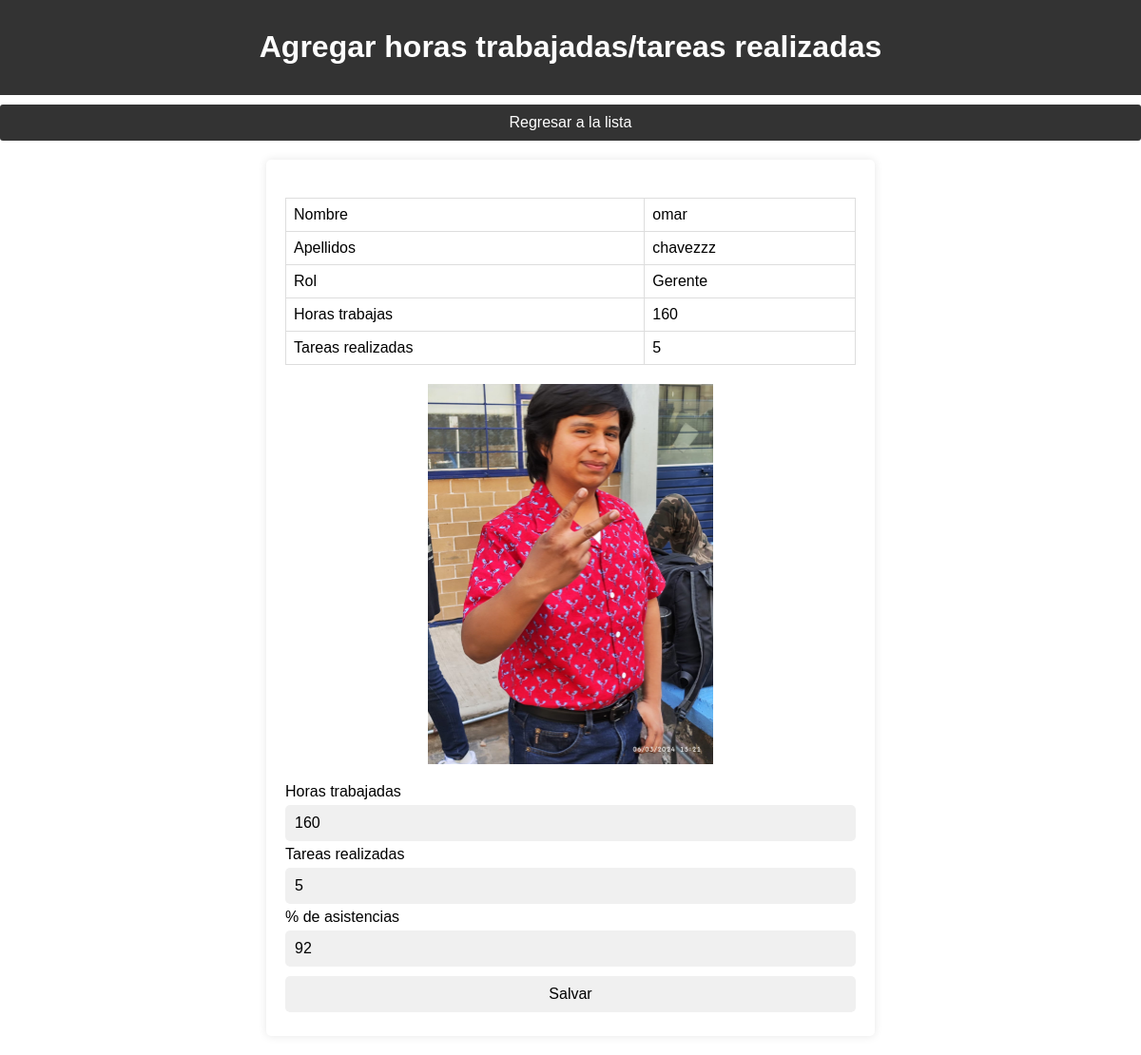
/empleado_rendimiento.php?id=1 (signed in), run on the app's committed database.
### tables this page shows
CREATE TABLE `empleados` (
  `id` int(11) NOT NULL,
  `nombre` varchar(128) NOT NULL,
  `apellidos` varchar(128) NOT NULL,
  `correo` varchar(128) NOT NULL,
  `pass` varchar(32) NOT NULL,
  `rol` int(1) NOT NULL,
  `archivo_n` varchar(255) NOT NULL,
  `archivo` varchar(128) NOT NULL,
  `status` int(1) NOT NULL DEFAULT 1,
  `eliminado` int(1) NOT NULL DEFAULT 0,
  `tareas_realizadas` int(1) NOT NULL,
  `horas_trabajadas` int(1) NOT NULL,
  `asistenciaPorcentaje` int(11) NOT NULL
);

### empleado_rendimiento.php (the view, shortened to what this page needs)
<!DOCTYPE html>
<html lang="es">
<head>
</head>
<body>
    <?php
    $con = conecta();
    if (isset($_REQUEST['id'])) {
        $id = $_REQUEST['id'];
        $sql = "SELECT * FROM empleados WHERE id = $id";
        $res = $con->query($sql);
        if ($res && $res->num_rows > 0) {
            $row = $res->fetch_assoc();
            $nombre = $row["nombre"];
            $apellidos = $row["apellidos"];
            $rol = $row["rol"] == '1' ? 'Gerente' : 'Ejecutivo';
            $archivo = $row["archivo"];
            $tareas_realizadas = $row["tareas_realizadas"];
            $horas_trabajadas = $row["horas_trabajadas"];
            $asistenciaPorcentaje=$row['asistenciaPorcentaje'];
            echo "<header>
                    <h1>Agregar horas trabajadas/tareas realizadas</h1>
                  </header>";
            echo "<div>";
            echo "<a href='empleados_lista.php' style='display: block; text-align: center; text-decoration: none; color: white; background-color: #333; border: none; padding: 10px 20px; margin-top: 10px; cursor: pointer; border-radius: 3px;'>Regresar a la lista</a>";
            echo "</div>";
            echo "<form action='empleados_actualizar_rendimiento.php' method='post'>";
            echo "<table>";
            echo "<tr>";
            echo "<td>Nombre</td>";
            echo "<td>$nombre</td>";
            echo "</tr>";
            echo "<tr>";
            echo "<td>Apellidos</td>";
            echo "<td>$apellidos</td>";
            echo "</tr>";
            echo "<tr>";
            echo "<td>Rol</td>";
            echo "<td>$rol</td>";
            echo "</tr>";
            echo "<tr>";
            echo "<td>Horas trabajas</td>";
            echo "<td>$horas_trabajadas</td>";
            echo "</tr>";
            echo "<tr>";
            echo "<td>Tareas realizadas</td>";
            echo "<td>$tareas_realizadas</td>";
            echo "</tr>";
            echo "</table>";
            echo "<img src='archivos/$archivo' alt='Imagen del empleado' style='width: 300px; height: auto;'>";
            echo "<label for='horas_trabajadas'>Horas trabajadas</label>";
            echo "<input type='text' name='horas_trabajadas' id='horas_trabajadas' value='$horas_trabajadas' /><br>";
            echo "<label for='tareas_realizadas'>Tareas realizadas</label>";
            echo "<input type='text' name='tareas_realizadas' id='tareas_realizadas' value='$tareas_realizadas' /><br>";
            echo "<label for='asistenciaPorcentaje'>% de asistencias</label>";
            echo "<input type='text' name='asistenciaPorcentaje' id='asistenciaPorcentaje' value='$asistenciaPorcentaje' /><br>";
            echo "<input type='submit' value='Salvar'/>";
            echo "</form>";
        } else {
            echo "Empleado no encontrado.";
        }
    } else {
        echo "ID de empleado no especificado.";
    }
    ?>
</body>
</html>

### empleado_rendimiento.php (style rules this page uses)
body { font-family: Arial, sans-serif; margin: 0; padding: 0; }
input[type="text"], input[type="submit"] { width: 100%; padding: 10px; margin: 5px 0; box-sizing: border-box; border: none; border-radius: 5px; background-color: #f0f0f0; font-size: 16px; }
header { background-color: #333; color: white; padding: 10px 0; text-align: center; }
form { margin: 20px auto; padding: 20px; background-color: white; max-width: 600px; border-radius: 5px; box-shadow: 0 0 10px rgba(0, 0, 0, 0.1); }
table { width: 100%; margin-top: 20px; border-collapse: collapse; }
table, th, td { border: 1px solid #ddd; padding: 8px; text-align: left; }
img { display: block; margin: 20px auto; max-width: 100%; height: auto; }

### data on the page
empleados: nombre "omar", apellidos "chavezzz", rol "Gerente", horas_trabajadas "160", tareas_realizadas "5", archivo (picture), asistenciaPorcentaje "92"
